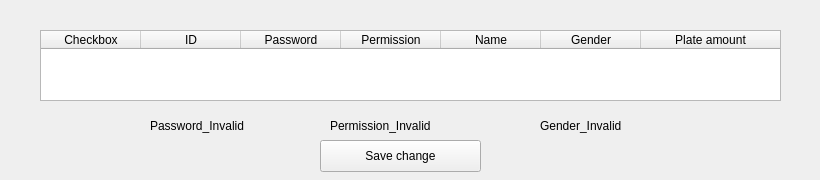
<?xml version="1.0" encoding="UTF-8"?>
<ui version="4.0">
 <class>Info_Editor</class>
 <widget class="QWidget" name="Info_Editor">
  <property name="geometry">
   <rect>
    <x>0</x>
    <y>0</y>
    <width>820</width>
    <height>180</height>
   </rect>
  </property>
  <property name="windowTitle">
   <string>Info_Editor</string>
  </property>
  <widget class="QPushButton" name="Save_change_button">
   <property name="geometry">
    <rect>
     <x>320</x>
     <y>140</y>
     <width>161</width>
     <height>32</height>
    </rect>
   </property>
   <property name="minimumSize">
    <size>
     <width>161</width>
     <height>32</height>
    </size>
   </property>
   <property name="text">
    <string>Save change</string>
   </property>
  </widget>
  <widget class="QTableWidget" name="Display_table">
   <property name="geometry">
    <rect>
     <x>40</x>
     <y>30</y>
     <width>741</width>
     <height>71</height>
    </rect>
   </property>
   <property name="minimumSize">
    <size>
     <width>0</width>
     <height>0</height>
    </size>
   </property>
   <property name="sizeAdjustPolicy">
    <enum>QAbstractScrollArea::AdjustToContents</enum>
   </property>
   <attribute name="horizontalHeaderVisible">
    <bool>true</bool>
   </attribute>
   <attribute name="horizontalHeaderCascadingSectionResizes">
    <bool>false</bool>
   </attribute>
   <attribute name="horizontalHeaderDefaultSectionSize">
    <number>100</number>
   </attribute>
   <attribute name="horizontalHeaderMinimumSectionSize">
    <number>20</number>
   </attribute>
   <attribute name="horizontalHeaderShowSortIndicator" stdset="0">
    <bool>false</bool>
   </attribute>
   <attribute name="horizontalHeaderStretchLastSection">
    <bool>true</bool>
   </attribute>
   <column>
    <property name="text">
     <string>Checkbox</string>
    </property>
   </column>
   <column>
    <property name="text">
     <string>ID</string>
    </property>
   </column>
   <column>
    <property name="text">
     <string>Password</string>
    </property>
   </column>
   <column>
    <property name="text">
     <string>Permission</string>
    </property>
   </column>
   <column>
    <property name="text">
     <string>Name</string>
    </property>
   </column>
   <column>
    <property name="text">
     <string>Gender</string>
    </property>
   </column>
   <column>
    <property name="text">
     <string>Plate amount</string>
    </property>
   </column>
  </widget>
  <widget class="QLabel" name="Password_Invalid">
   <property name="geometry">
    <rect>
     <x>150</x>
     <y>110</y>
     <width>111</width>
     <height>31</height>
    </rect>
   </property>
   <property name="text">
    <string>Password_Invalid</string>
   </property>
  </widget>
  <widget class="QLabel" name="Permission_Invalid">
   <property name="geometry">
    <rect>
     <x>330</x>
     <y>110</y>
     <width>121</width>
     <height>31</height>
    </rect>
   </property>
   <property name="text">
    <string>Permission_Invalid</string>
   </property>
  </widget>
  <widget class="QLabel" name="Gender_Invalid">
   <property name="geometry">
    <rect>
     <x>540</x>
     <y>110</y>
     <width>121</width>
     <height>31</height>
    </rect>
   </property>
   <property name="text">
    <string>Gender_Invalid</string>
   </property>
  </widget>
 </widget>
 <resources/>
 <connections/>
</ui>
